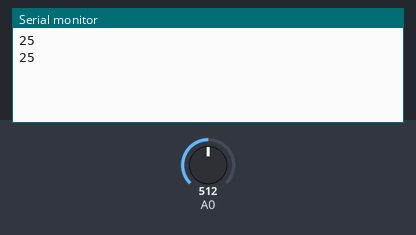
Bench run of a sketch on a simulated Arduino Uno, built with avr-gcc and run on an emulated ATmega328P. Shown: the last lines printed to the serial monitor. The test bench sets the inputs (shaded band); at power-on: A0 = 512.

Above: at 1.8 s.
1.9 s: A0 set to 716
At 2.4 s:
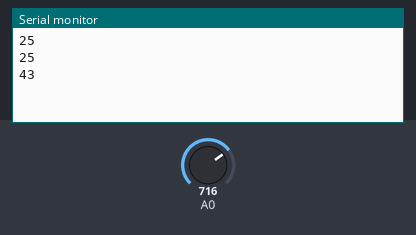
3.4 s: A0 set to 900
At 4.8 s:
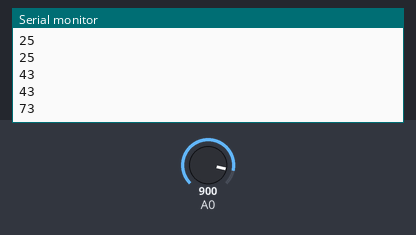
Timing chart, 0 to 6.4 s (numbered marks = the images above; inputs shaded):
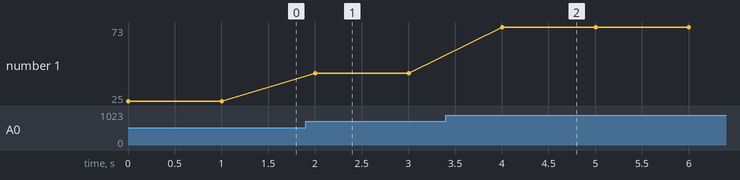

The sketch:

testSerial.ino
```cpp
char rx_byte;

void setup() {
  Serial.begin(9600);
}

void loop() {
  // Mesure la tension sur la broche A0
  int valeur_brute = analogRead(A0);

  float R = 1023.0/((float)valeur_brute)-1.0;
  R = 100000.0*R;

  // Transforme la mesure (nombre entier) en température via un produit en croix
  int temperature_celsius = 1.0/(log(R/100000.0)/4275+1/298.15)-273.15;

  // Envoi la mesure au PC pour affichage et attends 250ms
  Serial.println(temperature_celsius);
  delay(1000);
}
```

Measured:
- after the input at 1.9 s, the serial monitor: prints a new line after 0.10 s (image 1)
- after the input at 3.4 s, the serial monitor: prints a new line after 0.60 s (image 2)
- plotted number 1: 25 → 43 after the input at 1.9 s, 43 → 73 after the input at 3.4 s
